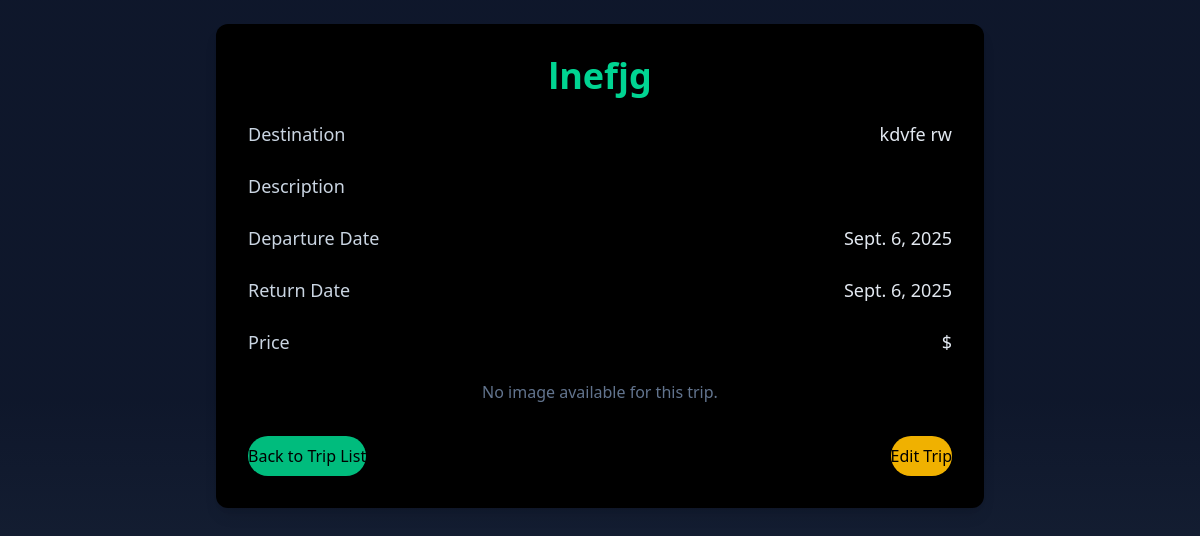
Page /Trips/1/ on the committed database.
### Trips/models.py (models this page shows, shortened)
class Trips(models.Model):
    title = models.CharField(max_length=100)  # Changed TextField to CharField for titles
    destination = models.CharField(max_length=200)  # Changed TextField to CharField for destinations
    depature_date = models.DateField()  # Date of departure
    return_date = models.DateField()  # Date of return
    budget = models.PositiveIntegerField(default=0)  # Trip budget
    image = models.ImageField(null=True, blank=True, upload_to="media/trip_images/")  # Store images in 'media/trip_images/'

### Trips/views.py (the view)
# urls.py: path('<int:pk>/', views.trip_detail, name='trip_detail'),
def trip_detail(request, pk):
    trip = Trips.objects.get(pk=pk)
    context = {
        'trip': trip
    }
    return render(request, 'Trips/trip_detail.html', context)

### templates/Trips/trip_detail.html (shortened to what this page needs)
{% extends 'Base.html' %}
{% load static %}
{% block main %}
<div class="min-h-screen bg-gradient-to-b from-slate-900 via-slate-900 to-slate-800 text-slate-200 font-sans py-6">
    <div class="max-w-3xl mx-auto bg-black p-8 rounded-xl shadow-lg glass">
        <h1 class="text-4xl font-semibold text-center text-emerald-400 mb-6">{{ trip.title }}</h1>
        <div class="space-y-6">
            <div class="flex justify-between items-center">
                <div class="text-lg text-slate-300">Destination</div>
                <div class="text-lg font-medium">{{ trip.destination }}</div>
            </div>
            <div class="flex justify-between items-center">
                <div class="text-lg text-slate-300">Description</div>
            </div>
            <div class="flex justify-between items-center">
                <div class="text-lg text-slate-300">Departure Date</div>
                <div class="text-lg font-medium">{{ trip.depature_date }}</div>
            </div>
            <div class="flex justify-between items-center">
                <div class="text-lg text-slate-300">Return Date</div>
                <div class="text-lg font-medium">{{ trip.return_date }}</div>
            </div>
            <div class="flex justify-between items-center">
                <div class="text-lg text-slate-300">Price</div>
                <div class="text-lg font-medium">${{ trip.price }}</div>
            </div>
            {% if trip.image %}
                <div class="mt-6">
                    <img src="{{ trip.image.url }}" alt="Trip Image" class="w-full h-auto rounded-lg shadow-lg">
                </div>
            {% else %}
                <div class="mt-6 text-center text-slate-500">
                    <p>No image available for this trip.</p>
                </div>
            {% endif %}
        </div>
        <div class="mt-8 flex justify-between">
            <a href="{% url 'trip' %}" class="w-full sm:w-auto text-center bg-emerald-500 text-black py-2 rounded-full font-medium hover:bg-emerald-400 transition duration-300">
                Back to Trip List
            </a>
            <a href="{% url 'trip_edit' pk=trip.pk %}" class="w-full sm:w-auto text-center bg-yellow-500 text-black py-2 rounded-full font-medium hover:bg-yellow-400 transition duration-300">
                Edit Trip
            </a>
        </div>
    </div>
</div>
{% endblock %}

### rows in the picture
Trips: title "lnefjg", destination "kdvfe rw", depature_date "Sept. 6, 2025", return_date "Sept. 6, 2025"
